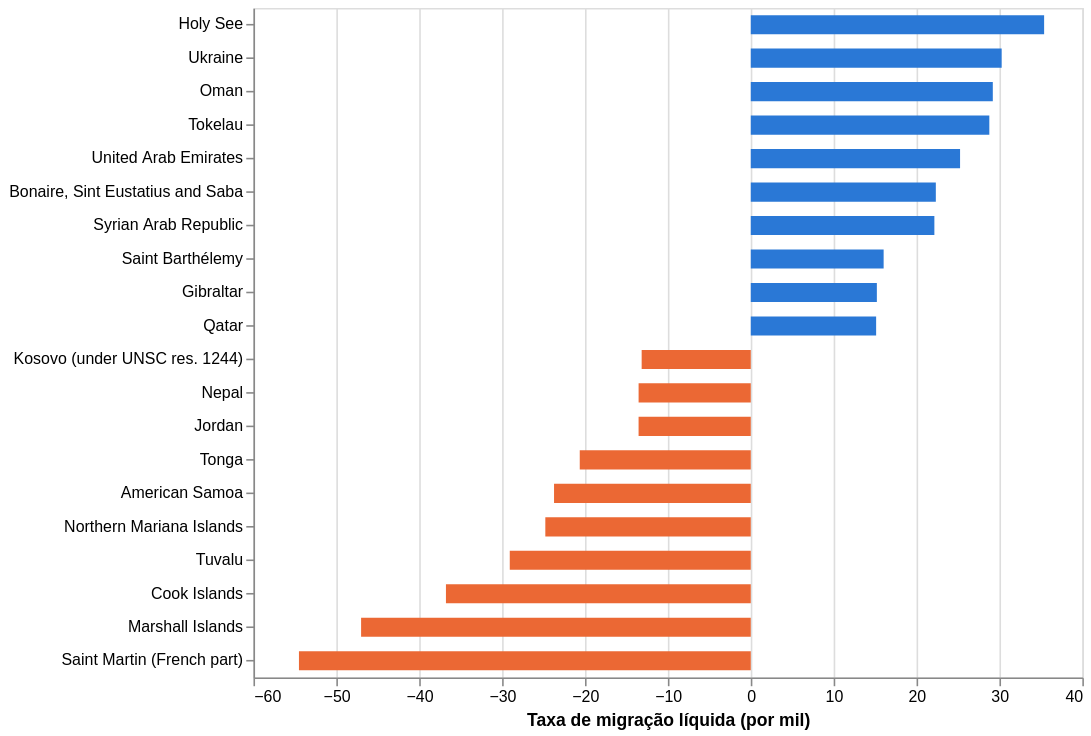

The notebook cell saved with this chart:
### Markdown cell above
A taxa de migração líquida (`CNMR`, por mil habitantes) mostra os extremos. Os países do Golfo aparecem com saldo positivo alto, porque têm grande população de trabalhadores estrangeiros. Valores muito altos em pequenas populações também podem ser ruído da estimativa.

### Code cell
cnmr = d2024[["Location", "CNMR", "TPopulation1July"]].dropna(subset=["CNMR"])
extremos = pd.concat([cnmr.nlargest(10, "CNMR"), cnmr.nsmallest(10, "CNMR")])
extremos["sinal"] = np.where(extremos["CNMR"] > 0, "positiva", "negativa")

alt.Chart(extremos).mark_bar(size=12).encode(
    y=alt.Y("Location:N", sort="-x", title=None),
    x=alt.X("CNMR:Q", title="Taxa de migração líquida (por mil)"),
    color=alt.Color("sinal:N", scale=alt.Scale(domain=["positiva", "negativa"], range=["#2a78d6", "#eb6834"]), legend=None),
    tooltip=["Location:N", alt.Tooltip("CNMR:Q", format=".1f"), alt.Tooltip("TPopulation1July:Q", format=",.0f", title="População (mil)")],
).properties(width=520, height=420)

### Figure 1 — Vega-Lite specification as saved in the notebook (floating-point values rounded to 4 significant figures)
{"config": {"view": {"continuousWidth": 300, "continuousHeight": 300}}, "data": {"name": "data-82f442b373464a28a3dded09b9bd0aac"}, "mark": {"type": "bar", "size": 12}, "encoding": {"color": {"field": "sinal", "legend": null, "scale": {"domain": ["positiva", "negativa"], "range": ["#2a78d6", "#eb6834"]}, "type": "nominal"}, "tooltip": [{"field": "Location", "type": "nominal"}, {"field": "CNMR", "format": ".1f", "type": "quantitative"}, {"field": "TPopulation1July", "format": ",.0f", "title": "População (mil)", "type": "quantitative"}], "x": {"field": "CNMR", "title": "Taxa de migração líquida (por mil)", "type": "quantitative"}, "y": {"field": "Location", "sort": "-x", "title": null, "type": "nominal"}}, "height": 420, "width": 520, "$schema": "https://vega.github.io/schema/vega-lite/v6.4.1.json", "datasets": {"data-82f442b373464a28a3dded09b9bd0aac": [{"Location": "Holy See", "CNMR": 35.39, "TPopulation1July": 0.496, "sinal": "positiva"}, {"Location": "Ukraine", "CNMR": 30.27, "TPopulation1July": 37860.0, "sinal": "positiva"}, {"Location": "Oman", "CNMR": 29.2, "TPopulation1July": 5282.0, "sinal": "positiva"}, {"Location": "Tokelau", "CNMR": 28.78, "TPopulation1July": 2.506, "sinal": "positiva"}, {"Location": "United Arab Emirates", "CNMR": 25.25, "TPopulation1July": 11030.0, "sinal": "positiva"}, {"Location": "Bonaire, Sint Eustatius and Saba", "CNMR": 22.33, "TPopulation1July": 30.68, "sinal": "positiva"}, {"Location": "Syrian Arab Republic", "CNMR": 22.15, "TPopulation1July": 24670.0, "sinal": "positiva"}, {"Location": "Saint Barthélemy", "CNMR": 16.03, "TPopulation1July": 11.26, "sinal": "positiva"}, {"Location": "Gibraltar", "CNMR": 15.21, "TPopulation1July": 39.33, "sinal": "positiva"}, {"Location": "Qatar", "CNMR": 15.12, "TPopulation1July": 3048.0, "sinal": "positiva"}, {"Location": "Saint Martin (French part)", "CNMR": -54.51, "TPopulation1July": 26.13, "sinal": "negativa"}, {"Location": "Marshall Islands", "CNMR": -47.01, "TPopulation1July": 37.55, "sinal": "negativa"}, {"Location": "Cook Islands", "CNMR": -36.78, "TPopulation1July": 13.73, "sinal": "negativa"}, {"Location": "Tuvalu", "CNMR": -29.08, "TPopulation1July": 9.646, "sinal": "negativa"}, {"Location": "Northern Mariana Islands", "CNMR": -24.79, "TPopulation1July": 44.28, "sinal": "negativa"}, {"Location": "American Samoa", "CNMR": -23.73, "TPopulation1July": 46.77, "sinal": "negativa"}, {"Location": "Tonga", "CNMR": -20.63, "TPopulation1July": 104.2, "sinal": "negativa"}, {"Location": "Jordan", "CNMR": -13.54, "TPopulation1July": 11550.0, "sinal": "negativa"}, {"Location": "Nepal", "CNMR": -13.53, "TPopulation1July": 29650.0, "sinal": "negativa"}, {"Location": "Kosovo (under UNSC res. 1244)", "CNMR": -13.16, "TPopulation1July": 1685.0, "sinal": "negativa"}]}}
